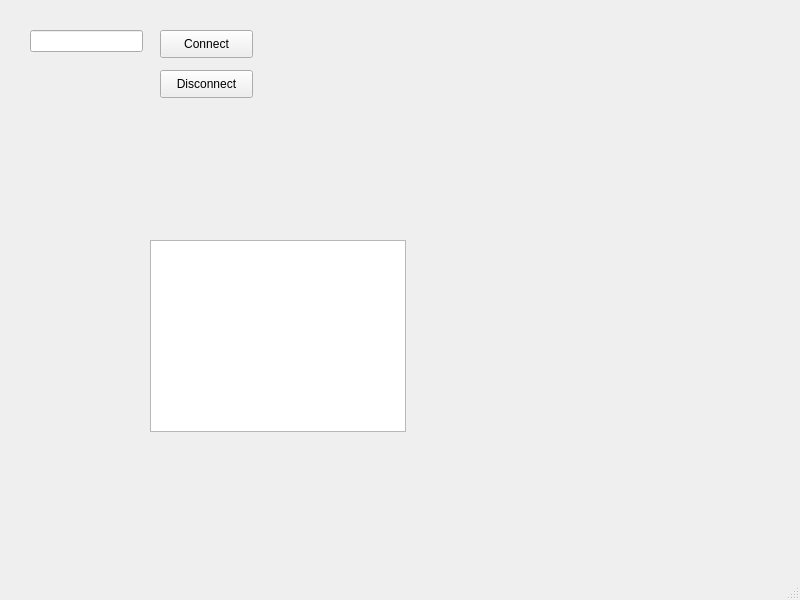
<?xml version="1.0" encoding="UTF-8"?>
<ui version="4.0">
 <class>MainWindow</class>
 <widget class="QMainWindow" name="MainWindow">
  <property name="geometry">
   <rect>
    <x>0</x>
    <y>0</y>
    <width>800</width>
    <height>600</height>
   </rect>
  </property>
  <property name="windowTitle">
   <string>MainWindow</string>
  </property>
  <widget class="QWidget" name="centralwidget">
   <widget class="QLineEdit" name="IP_Edit">
    <property name="geometry">
     <rect>
      <x>30</x>
      <y>30</y>
      <width>113</width>
      <height>22</height>
     </rect>
    </property>
   </widget>
   <widget class="QPushButton" name="ButtonDisconnect">
    <property name="geometry">
     <rect>
      <x>160</x>
      <y>70</y>
      <width>93</width>
      <height>28</height>
     </rect>
    </property>
    <property name="text">
     <string>Disconnect</string>
    </property>
   </widget>
   <widget class="QListWidget" name="listWidget">
    <property name="geometry">
     <rect>
      <x>150</x>
      <y>240</y>
      <width>256</width>
      <height>192</height>
     </rect>
    </property>
   </widget>
   <widget class="QPushButton" name="ButtonConnect">
    <property name="geometry">
     <rect>
      <x>160</x>
      <y>30</y>
      <width>93</width>
      <height>28</height>
     </rect>
    </property>
    <property name="text">
     <string>Connect</string>
    </property>
   </widget>
  </widget>
  <widget class="QMenuBar" name="menubar">
   <property name="geometry">
    <rect>
     <x>0</x>
     <y>0</y>
     <width>800</width>
     <height>26</height>
    </rect>
   </property>
  </widget>
  <widget class="QStatusBar" name="statusbar"/>
 </widget>
 <resources/>
 <connections/>
</ui>
